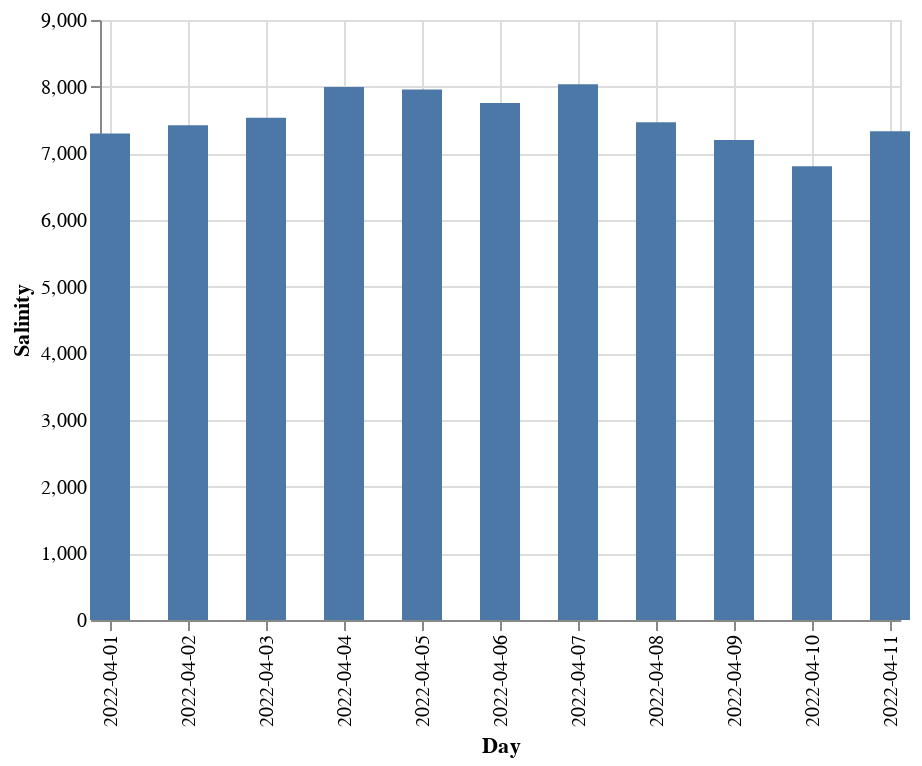

The code cell stored with this chart in its notebook:
### Code cell
alt.Chart(source).mark_bar(size=20).encode(
    # x='year_month:T',
    x=alt.X('Day:T', axis=alt.Axis(format='%Y-%m-%d', title='Day',labelAngle=270)),
    y='Salinity:Q'
   # tooltip=[alt.Tooltip('year_month:T', title='Fecha', format='%Y-%m'), 'avg']
).properties(
    width=400
)

### Figure 1 — Vega-Lite specification as saved in the notebook (floating-point values rounded to 4 significant figures)
{"config": {"view": {"continuousWidth": 300, "continuousHeight": 300}}, "data": {"name": "data-d5212df2a0f2711df0ca246ea170e978"}, "mark": {"type": "bar", "size": 20}, "encoding": {"x": {"axis": {"format": "%Y-%m-%d", "labelAngle": 270, "title": "Day"}, "field": "Day", "type": "temporal"}, "y": {"field": "Salinity", "type": "quantitative"}}, "width": 400, "$schema": "https://vega.github.io/schema/vega-lite/v5.20.1.json", "datasets": {"data-d5212df2a0f2711df0ca246ea170e978": [{"Day": "2022-04-01", "Salinity": 7297.0}, {"Day": "2022-04-02", "Salinity": 7420.0}, {"Day": "2022-04-03", "Salinity": 7534.0}, {"Day": "2022-04-04", "Salinity": 7996.0}, {"Day": "2022-04-05", "Salinity": 7958.0}, {"Day": "2022-04-06", "Salinity": 7754.0}, {"Day": "2022-04-07", "Salinity": 8035.0}, {"Day": "2022-04-08", "Salinity": 7467.0}, {"Day": "2022-04-09", "Salinity": 7202.0}, {"Day": "2022-04-10", "Salinity": 6805.0}, {"Day": "2022-04-11", "Salinity": 7332.0}]}}
